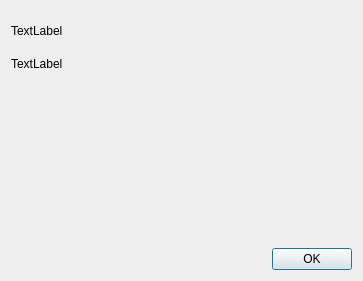
<?xml version="1.0" encoding="UTF-8"?>
<ui version="4.0">
 <class>ioterHelp</class>
 <widget class="QDialog" name="ioterHelp">
  <property name="geometry">
   <rect>
    <x>0</x>
    <y>0</y>
    <width>361</width>
    <height>281</height>
   </rect>
  </property>
  <property name="windowTitle">
   <string>ioter</string>
  </property>
  <layout class="QVBoxLayout" name="verticalLayout_2">
   <item>
    <layout class="QVBoxLayout" name="verticalLayout">
     <item>
      <widget class="QLabel" name="titleLabel">
       <property name="sizePolicy">
        <sizepolicy hsizetype="Expanding" vsizetype="Fixed">
         <horstretch>0</horstretch>
         <verstretch>1</verstretch>
        </sizepolicy>
       </property>
       <property name="minimumSize">
        <size>
         <width>341</width>
         <height>40</height>
        </size>
       </property>
       <property name="text">
        <string>TextLabel</string>
       </property>
      </widget>
     </item>
     <item>
      <widget class="QLabel" name="githubLabel">
       <property name="text">
        <string>TextLabel</string>
       </property>
      </widget>
     </item>
     <item>
      <spacer name="verticalSpacer">
       <property name="sizePolicy">
        <sizepolicy hsizetype="Minimum" vsizetype="Expanding">
         <horstretch>0</horstretch>
         <verstretch>0</verstretch>
        </sizepolicy>
       </property>
       <property name="minimumSize">
        <size>
         <width>341</width>
         <height>0</height>
        </size>
       </property>
       <property name="orientation">
        <enum>Qt::Vertical</enum>
       </property>
       <property name="sizeType">
        <enum>QSizePolicy::Expanding</enum>
       </property>
       <property name="sizeHint" stdset="0">
        <size>
         <width>0</width>
         <height>1</height>
        </size>
       </property>
      </spacer>
     </item>
     <item>
      <widget class="QDialogButtonBox" name="helpButtonBox">
       <property name="sizePolicy">
        <sizepolicy hsizetype="Fixed" vsizetype="Fixed">
         <horstretch>0</horstretch>
         <verstretch>1</verstretch>
        </sizepolicy>
       </property>
       <property name="minimumSize">
        <size>
         <width>341</width>
         <height>0</height>
        </size>
       </property>
       <property name="orientation">
        <enum>Qt::Horizontal</enum>
       </property>
       <property name="standardButtons">
        <set>QDialogButtonBox::Ok</set>
       </property>
      </widget>
     </item>
    </layout>
   </item>
  </layout>
 </widget>
 <resources/>
 <connections>
  <connection>
   <sender>helpButtonBox</sender>
   <signal>rejected()</signal>
   <receiver>ioterHelp</receiver>
   <slot>reject()</slot>
   <hints>
    <hint type="sourcelabel">
     <x>316</x>
     <y>260</y>
    </hint>
    <hint type="destinationlabel">
     <x>286</x>
     <y>274</y>
    </hint>
   </hints>
  </connection>
  <connection>
   <sender>helpButtonBox</sender>
   <signal>accepted()</signal>
   <receiver>ioterHelp</receiver>
   <slot>accept()</slot>
   <hints>
    <hint type="sourcelabel">
     <x>248</x>
     <y>254</y>
    </hint>
    <hint type="destinationlabel">
     <x>157</x>
     <y>274</y>
    </hint>
   </hints>
  </connection>
 </connections>
</ui>
